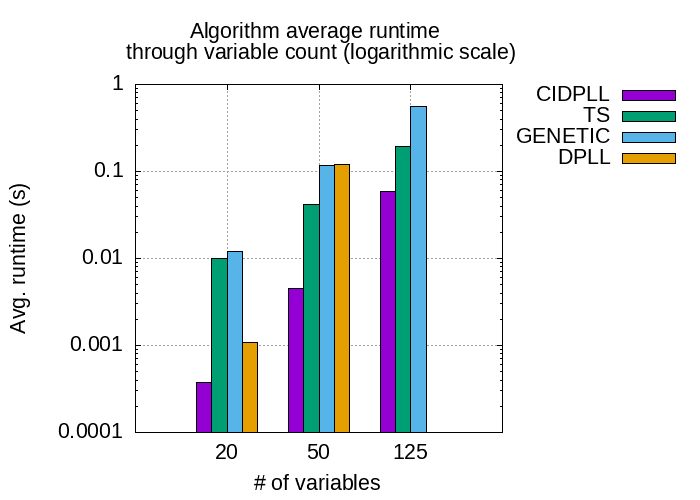

Write the gnuplot code that produced this figure.
# Configurações básicas
set title "Algorithm average runtime \n through variable count (logarithmic scale)"
set ylabel "Avg. runtime (s)"
set xlabel "# of variables"
set grid
set key outside
set key top right

set terminal png size 700,500
set terminal png font "Arial,16"
set output 'runtime.png'

set logscale y
# Formato dos dados CSV
set datafile separator ','

set style data histograms
set style histogram cluster gap 2
set style fill solid border -1
set boxwidth 1 relative
set xtics center

# Plotar os dados dos dois arquivos
plot "../test_results/processed_results_CIDPLL_5rep.txt" using 3:xtic(1) title "CIDPLL", \
      "../test_results/processed_results_TS_5rep.txt" using 3:xtic(1) title "TS", \
      "../test_results/processed_results_GENETIC_5rep.txt" using 3:xtic(1) title "GENETIC", \
      "../test_results/processed_results_DPLL_5rep.txt" using 3:xtic(1) title "DPLL"
     
